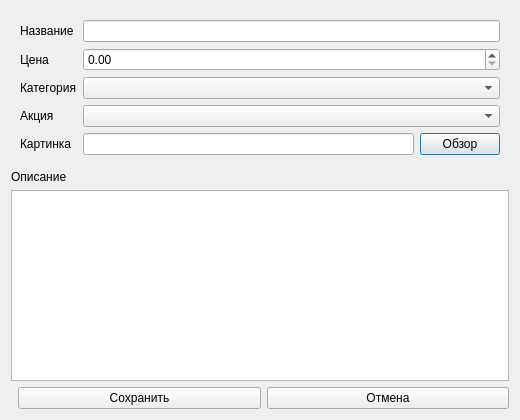
<?xml version="1.0" encoding="UTF-8"?>
<ui version="4.0">
 <class>PizzaFormDialog</class>
 <widget class="QDialog" name="PizzaFormDialog">
  <property name="geometry"><rect><x>0</x><y>0</y><width>520</width><height>420</height></rect></property>
  <property name="windowTitle"><string>Позиция меню</string></property>
  <layout class="QVBoxLayout" name="verticalLayoutMain">
   <item>
    <widget class="QWidget" name="formWidget">
     <layout class="QGridLayout" name="gridLayout">
      <item row="0" column="0"><widget class="QLabel" name="labelName"><property name="text"><string>Название</string></property></widget></item>
      <item row="0" column="1" colspan="2"><widget class="QLineEdit" name="lineEditName"/></item>
      <item row="1" column="0"><widget class="QLabel" name="labelPrice"><property name="text"><string>Цена</string></property></widget></item>
      <item row="1" column="1" colspan="2"><widget class="QDoubleSpinBox" name="doubleSpinBoxPrice"/></item>
      <item row="2" column="0"><widget class="QLabel" name="labelCategory"><property name="text"><string>Категория</string></property></widget></item>
      <item row="2" column="1" colspan="2"><widget class="QComboBox" name="comboBoxCategory"/></item>
      <item row="3" column="0"><widget class="QLabel" name="labelOffer"><property name="text"><string>Акция</string></property></widget></item>
      <item row="3" column="1" colspan="2"><widget class="QComboBox" name="comboBoxOffer"/></item>
      <item row="4" column="0"><widget class="QLabel" name="labelImage"><property name="text"><string>Картинка</string></property></widget></item>
      <item row="4" column="1"><widget class="QLineEdit" name="lineEditImage"/></item>
      <item row="4" column="2"><widget class="QPushButton" name="pushButtonBrowseImage"><property name="text"><string>Обзор</string></property></widget></item>
     </layout>
    </widget>
   </item>
   <item><widget class="QLabel" name="labelDescription"><property name="text"><string>Описание</string></property></widget></item>
   <item><widget class="QPlainTextEdit" name="plainTextEditDescription"/></item>
   <item>
    <layout class="QHBoxLayout" name="horizontalLayoutButtons">
     <item><spacer name="horizontalSpacer"><property name="orientation"><enum>Qt::Horizontal</enum></property></spacer></item>
     <item><widget class="QPushButton" name="pushButtonSave"><property name="text"><string>Сохранить</string></property></widget></item>
     <item><widget class="QPushButton" name="pushButtonCancel"><property name="text"><string>Отмена</string></property></widget></item>
    </layout>
   </item>
  </layout>
 </widget>
 <resources/>
 <connections/>
</ui>
